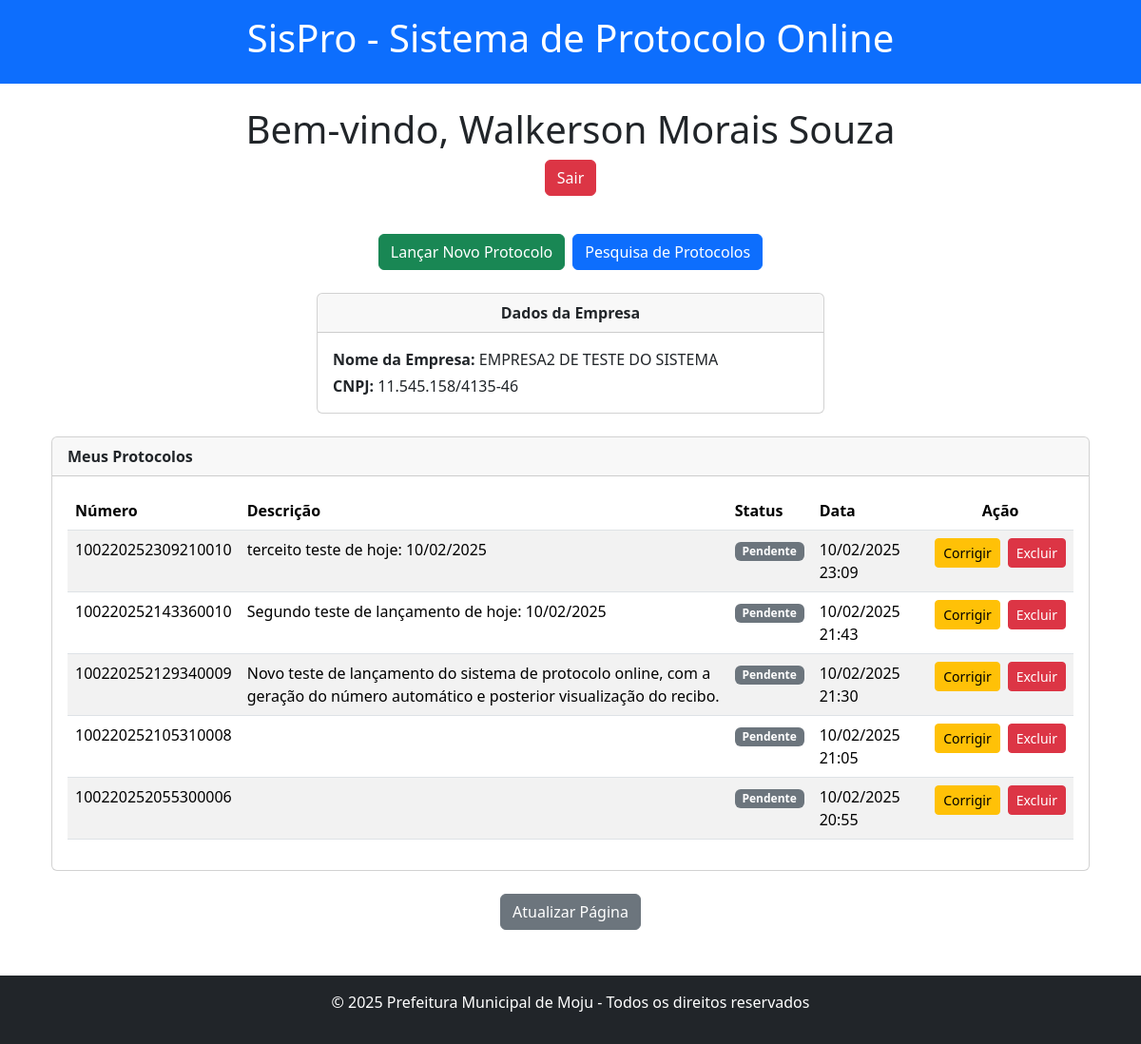
/usuarios/dashboard/ (signed in), run on an earlier commit of the app's database.
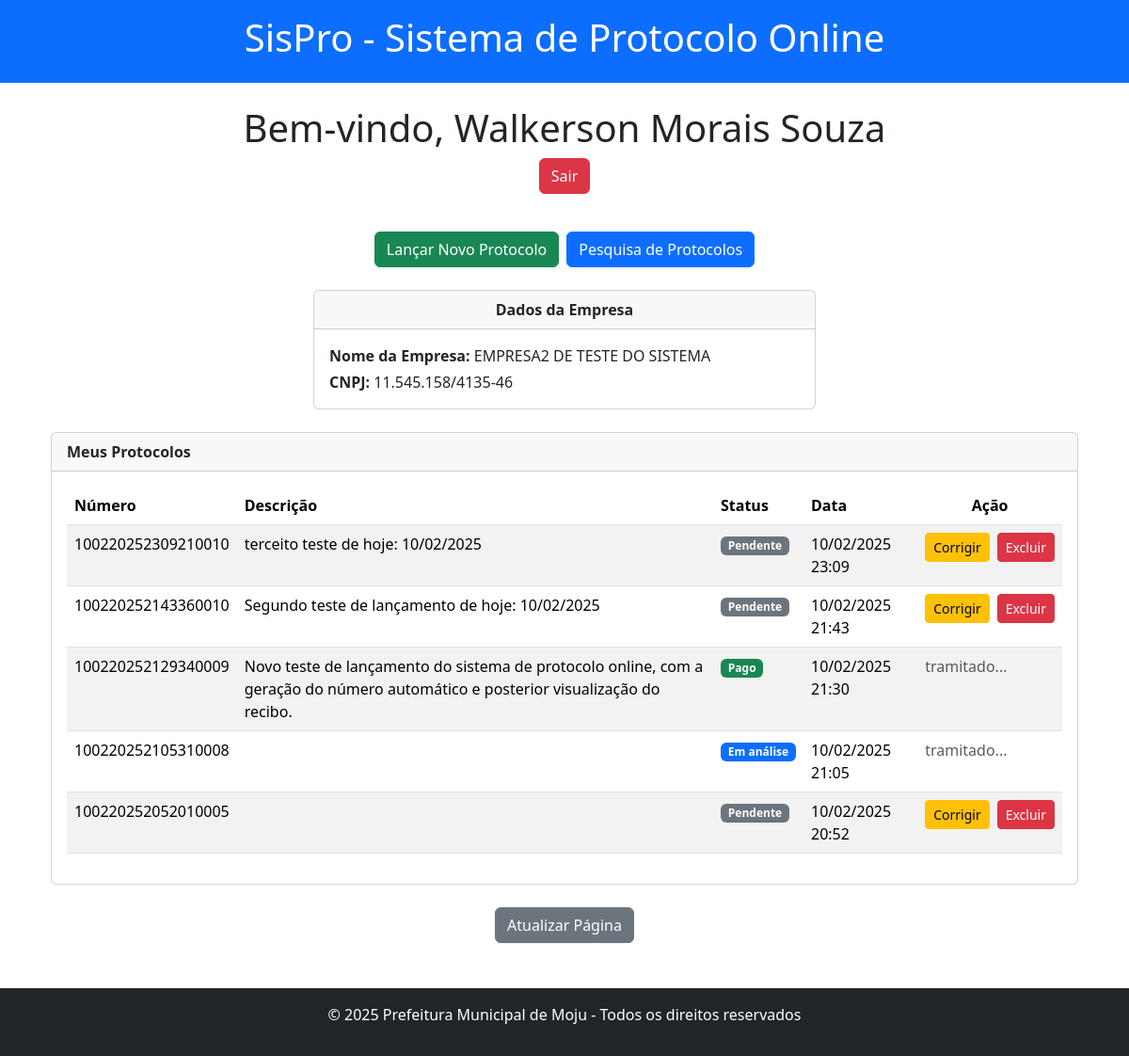
And on a later commit of the database.
### protocolos/models.py (models this page shows, shortened)
class Protocolo(models.Model):
    numero = models.CharField(max_length=30, unique=True, editable=False)
    descricao = models.TextField(blank=True)
    STATUS_CHOICES = [
        ('pago', 'Pago'),
        ('analise', 'Em Análise'),
        ('rejeitado', 'Rejeitado'),
        ('pendente', 'Pendente'),
    ]
    status = models.CharField(max_length=20, choices=STATUS_CHOICES, default='pendente')
    data_criacao = models.DateTimeField(auto_now_add=True)
    usuario = models.ForeignKey(
        settings.AUTH_USER_MODEL,
        on_delete=models.CASCADE,
        related_name='protocolos'
    )

### usuarios/views.py (the view)
# urls.py: path('dashboard/', views.dashboard, name='dashboard'),
@login_required
def dashboard(request):
    if not request.user.is_approved:
        return render(request, 'usuarios/nao_aprovado.html')
    if not hasattr(request.user, 'perfil'):
        return redirect('usuarios:completar_cadastro')
    from protocolos.models import Protocolo  # Importação local para evitar dependência circular
    protocolos_usuario = Protocolo.objects.filter(usuario=request.user).order_by('-data_criacao')
    return render(request, 'usuarios/dashboard.html', {
        'protocolos_usuario': protocolos_usuario,
    })

### usuarios/templates/usuarios/dashboard.html (shortened to what the changed rows need)
{% extends 'base_generic.html' %}
{% load static %}
{% block content %}
<div class="container-fluid mt-4">
    <div class="row">
        <div class="col-12 text-center">
            <h1>Bem-vindo, {{ user.nome }}</h1>
        </div>
    </div>
    <div class="row mt-4 justify-content-center">
        <div class="col-12">
            <div class="card overflow-auto">
                <div class="card-body">
                    {% if protocolos_usuario %}
                    <div class="table-responsive">
                        <table class="table table-striped">
                            <thead>
                                <tr>
                                    <th>Número</th>
                                    <th>Descrição</th>
                                    <th>Status</th>
                                    <th>Data</th>
                                    <th class="text-center">Ação</th>
                                </tr>
                            </thead>
                            <tbody>
                                {% for protocolo in protocolos_usuario|slice:":5" %}
                                <tr>
                                    <td>{{ protocolo.numero }}</td>
                                    <td>{{ protocolo.descricao }}</td>
                                    <td>
                                        {% if protocolo.status == 'pago' %}
                                            <span class="badge bg-success">Pago</span>
                                        {% elif protocolo.status == 'rejeitado' %}
                                            <span class="badge bg-warning text-dark">Rejeitado</span>
                                        {% elif protocolo.status == 'analise' %}
                                            <span class="badge bg-primary">Em análise</span>
                                        {% else %}
                                            <span class="badge bg-secondary">Pendente</span>
                                        {% endif %}
                                    </td>
                                    <td>{{ protocolo.data_criacao|date:"d/m/Y H:i" }}</td>
                                    <td>
                                        <div class="d-flex gap-2">
                                            {% if protocolo.status == 'pendente' %}
                                                <a href="{% url 'protocolos:editar_protocolo' protocolo.id %}" class="btn btn-warning btn-sm">Corrigir</a>
                                                <button type="button" class="btn btn-danger btn-sm" data-bs-toggle="modal" data-bs-target="#confirmarExclusao{{ protocolo.id }}">
                                                    Excluir
                                                </button>
                                            {% else %}
                                                <span class="text-muted">tramitado...</span>
                                            {% endif %}
                                        </div>
                                    </td>
                                </tr>
                                {% endfor %}
                            </tbody>
                        </table>
                    </div>
                    {% else %}
                    <p class="text-center">Você ainda não lançou nenhum protocolo.</p>
                    {% endif %}
                </div>
            </div>
        </div>
    </div>
</div>
{% endblock %}

What changed in the data, as far as the page shows it:
removed Protocolo: numero "100220252055300006", status "Pendente", data_criacao "10/02/2025 20:55"
changed Protocolo (number 3 of 5 on the later page): status "Pendente Corrigir Excluir" → "Pago tramitado..."
changed Protocolo (number 4 of 5 on the later page): status "Pendente Corrigir Excluir" → "Em análise tramitado..."
now on this page (row unchanged): Protocolo: numero "100220252052010005", status "Pendente", data_criacao "10/02/2025 20:52"
